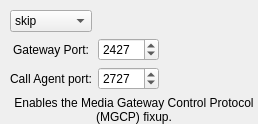
         <widget class="QWidget" name="label648">
          <attribute name="title">
           <string>mgcp</string>
          </attribute>
          <layout class="QGridLayout">
           <property name="leftMargin">
            <number>10</number>
           </property>
           <property name="topMargin">
            <number>10</number>
           </property>
           <property name="rightMargin">
            <number>0</number>
           </property>
           <property name="bottomMargin">
            <number>0</number>
           </property>
           <item row="3" column="0" colspan="3">
            <widget class="QLabel" name="label686">
             <property name="text">
              <string>Enables the Media Gateway Control Protocol (MGCP) fixup.</string>
             </property>
             <property name="alignment">
              <set>Qt::AlignCenter</set>
             </property>
             <property name="wordWrap">
              <bool>true</bool>
             </property>
            </widget>
           </item>
           <item row="1" column="0">
            <widget class="QLabel" name="label685">
             <property name="text">
              <string>Gateway Port:</string>
             </property>
             <property name="alignment">
              <set>Qt::AlignCenter</set>
             </property>
             <property name="wordWrap">
              <bool>false</bool>
             </property>
             <property name="buddy">
              <cstring>pix_ctiqbe_port</cstring>
             </property>
            </widget>
           </item>
           <item row="2" column="0">
            <widget class="QLabel" name="label688">
             <property name="text">
              <string>Call Agent port:</string>
             </property>
             <property name="alignment">
              <set>Qt::AlignCenter</set>
             </property>
             <property name="wordWrap">
              <bool>false</bool>
             </property>
            </widget>
           </item>
           <item row="1" column="1">
            <widget class="QSpinBox" name="pix_mgcp_gateway_port">
             <property name="minimum">
              <number>1</number>
             </property>
             <property name="maximum">
              <number>65535</number>
             </property>
             <property name="value">
              <number>2427</number>
             </property>
            </widget>
           </item>
           <item row="2" column="1">
            <widget class="QSpinBox" name="pix_mgcp_call_agent_port">
             <property name="minimum">
              <number>1</number>
             </property>
             <property name="maximum">
              <number>65535</number>
             </property>
             <property name="value">
              <number>2727</number>
             </property>
            </widget>
           </item>
           <item row="0" column="0">
            <widget class="QComboBox" name="pix_mgcp_switch">
             <item>
              <property name="text">
               <string>skip</string>
              </property>
             </item>
             <item>
              <property name="text">
               <string>enable</string>
              </property>
             </item>
             <item>
              <property name="text">
               <string>disable</string>
              </property>
             </item>
            </widget>
           </item>
           <item row="1" column="2">
            <spacer>
             <property name="orientation">
              <enum>Qt::Horizontal</enum>
             </property>
             <property name="sizeType">
              <enum>QSizePolicy::Expanding</enum>
             </property>
             <property name="sizeHint" stdset="0">
              <size>
               <width>40</width>
               <height>20</height>
              </size>
             </property>
            </spacer>
           </item>
           <item row="0" column="1" colspan="2">
            <spacer>
             <property name="orientation">
              <enum>Qt::Horizontal</enum>
             </property>
             <property name="sizeType">
              <enum>QSizePolicy::Expanding</enum>
             </property>
             <property name="sizeHint" stdset="0">
              <size>
               <width>160</width>
               <height>20</height>
              </size>
             </property>
            </spacer>
           </item>
          </layout>
         </widget>
